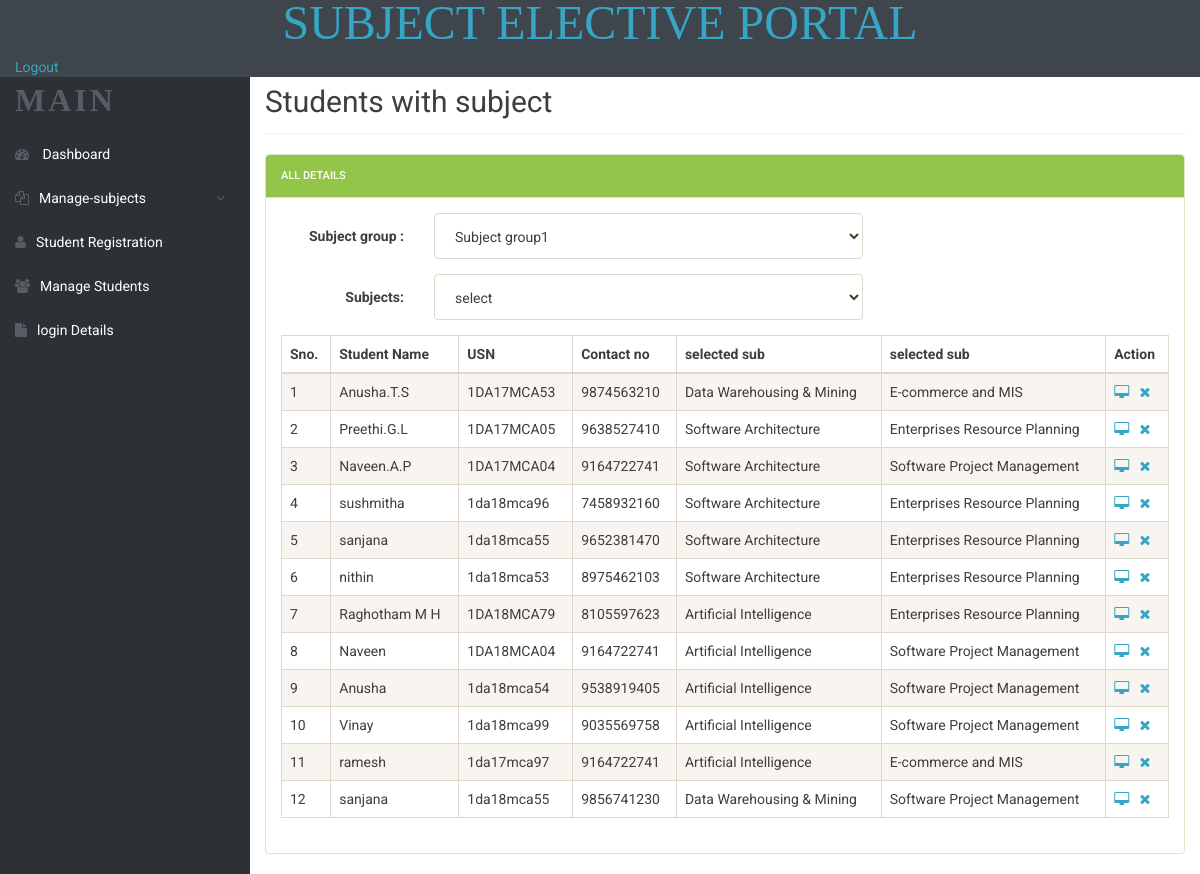
Screenshot of /admin/detail.php (signed in) with the database file from the repository.
### tables this page shows
CREATE TABLE `stdfill` (
  `id` int(11) NOT NULL,
  `ele1` varchar(100) NOT NULL,
  `ele2` varchar(100) NOT NULL,
  `usn` varchar(10) NOT NULL,
  `name` varchar(500) NOT NULL,
  `sem` varchar(250) NOT NULL,
  `contact` bigint(11) NOT NULL,
  `email` varchar(500) NOT NULL,
  `postingDate` timestamp NOT NULL DEFAULT CURRENT_TIMESTAMP,
  `updationDate` varchar(500) NOT NULL
);

### admin/detail.php (the view, shortened to what this page needs)
<?php
include('includes/config.php');
?>
<!doctype html>
<html lang="en" class="no-js">
<head>
	<link rel="stylesheet" href="css/font-awesome.min.css">
	<link rel="stylesheet" href="css/bootstrap.min.css">
	<link rel="stylesheet" href="css/dataTables.bootstrap.min.css">
	<link rel="stylesheet" href="css/bootstrap-social.css">
	<link rel="stylesheet" href="css/bootstrap-select.css">
	<link rel="stylesheet" href="css/fileinput.min.css">
	<link rel="stylesheet" href="css/awesome-bootstrap-checkbox.css">
	<link rel="stylesheet" href="css/style.css">
</head>
<body>
	<?php include('includes/header.php');?>
<form action="" method="post" class="form-horizontal">
	<div class="ts-main-content">
			<?php include('includes/sidebar.php');?>
		<div class="content-wrapper">
			<div class="container-fluid">
				<div class="row">
					<div class="col-md-12">
						<h2 class="page-title">Students with subject</h2>
						<div class="panel panel-success">
							<div class="panel-heading">All Details</div>
							<div class="panel-body">
									<form action "">
										<div class="form-group">
<label class="col-sm-2 control-label">Subject group : </label>
<div class="col-sm-6">
<select name="subgrp" class="form-control" required="required">
<option value="sub1">Subject group1</option>
</select>
</div>
</div>
<div class="form-group">
<label class="col-sm-2 control-label">Subjects: </label>
<div class="col-sm-6">
        <select name="ele" id="ele"class="form-control"required>
<option value="pick">select</option>
</select>
</div>
</div>
								<table id="z" class="display table table-striped table-bordered table-hover" cellspacing="0" width="100%">
									<thead>
										<tr>
											<th>Sno.</th>
											<th>Student Name</th>
											<th>USN</th>
											<th>Contact no</th>
											<th>selected sub</th>
											<th>selected sub</th>
											<th>Action</th>
										</tr>
									</thead>
									<tbody>
<?php
$ret="select * from stdfill ";
$stmt= $mysqli->prepare($ret) ;
$stmt->execute() ;
$res=$stmt->get_result();
$cnt=1;
while($row=$res->fetch_object())
	  {
	  	?>
<tr><td><?php echo $cnt;;?></td>
<td><?php echo $row->name;?></td>
<td><?php echo $row->usn;?></td>
<td><?php echo $row->contact;?></td>
<td><?php echo $row->ele1;?></td>
<td><?php echo $row->ele2;?></td>
<td>
<a href="javascript:void(0);"  onClick="popUpWindow('http://localhost/ele/admin/full-profile.php?id=<?php echo $row->id;?>');" title="View Full Details"><i class="fa fa-desktop"></i></a>&nbsp;&nbsp;
<a href="manage-students.php?del=<?php echo $row->id;?>" title="Delete Record" onclick="return confirm("Do you want to delete");"><i class="fa fa-close"></i></a></td>
										</tr>
									<?php
$cnt=$cnt+1;
									 } ?>
									</tbody>
								</table>
							</div>
						</div>
					</div>
				</div>
			</div>
		</div>
	</div>
</body>
</html>

### admin/css/style.css (style rules this page uses)
html { font-size: 14px; }
@media only screen and (min-width: 480px) { html { font-size: 17px; } }
@media only screen and (min-width: 768px) { html { font-size: 14px; } }
body { font-size: 1em; }
a { color: #37a6c4; }
.panel { overflow: hidden; }
.page-title { padding-bottom: 15px; margin-bottom: 20px; border-bottom: 1px solid #f0f0f0; }
.ts-main-content .content-wrapper { padding-top: 15px; margin-top: 10px; }
@media only screen and (min-width: 992px) { .ts-main-content .content-wrapper { margin-left: 250px; } }

### rows the page displays
stdfill: name "Anusha.T.S", usn "1DA17MCA53", contact "9874563210", ele1 "Data Warehousing & Mining", ele2 "E-commerce and MIS"
stdfill: name "Preethi.G.L", usn "1DA17MCA05", contact "9638527410", ele1 "Software Architecture", ele2 "Enterprises Resource Planning"
stdfill: name "Naveen.A.P", usn "1DA17MCA04", contact "9164722741", ele1 "Software Architecture", ele2 "Software Project Management"
stdfill: name "sushmitha", usn "1da18mca96", contact "7458932160", ele1 "Software Architecture", ele2 "Enterprises Resource Planning"
stdfill: name "sanjana", usn "1da18mca55", contact "9652381470", ele1 "Software Architecture", ele2 "Enterprises Resource Planning"
stdfill: name "nithin", usn "1da18mca53", contact "8975462103", ele1 "Software Architecture", ele2 "Enterprises Resource Planning"
stdfill: name "Raghotham M H", usn "1DA18MCA79", contact "8105597623", ele1 "Artificial Intelligence", ele2 "Enterprises Resource Planning"
stdfill: name "Naveen", usn "1DA18MCA04", contact "9164722741", ele1 "Artificial Intelligence", ele2 "Software Project Management"
stdfill: name "Anusha", usn "1da18mca54", contact "9538919405", ele1 "Artificial Intelligence", ele2 "Software Project Management"
stdfill: name "Vinay", usn "1da18mca99", contact "9035569758", ele1 "Artificial Intelligence", ele2 "Software Project Management"
stdfill: name "ramesh", usn "1da17mca97", contact "9164722741", ele1 "Artificial Intelligence", ele2 "E-commerce and MIS"
stdfill: name "sanjana", usn "1da18mca55", contact "9856741230", ele1 "Data Warehousing & Mining", ele2 "Software Project Management"
